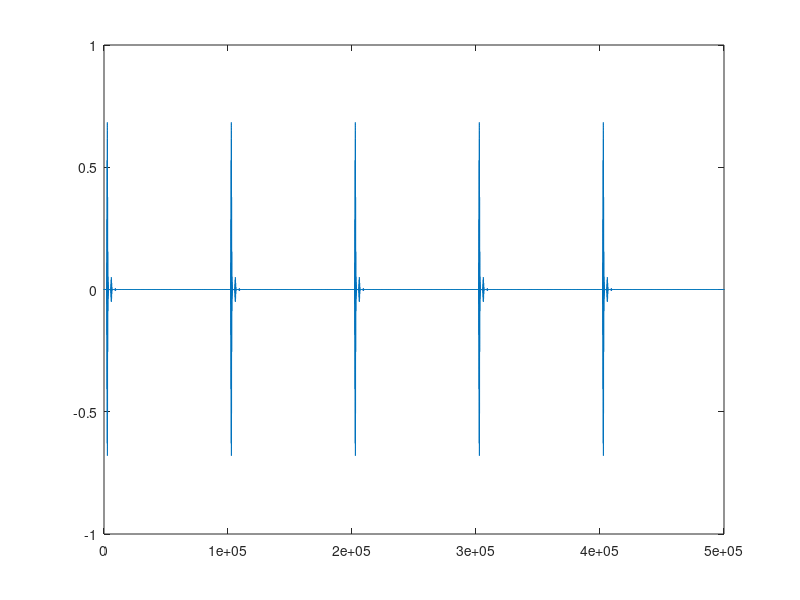
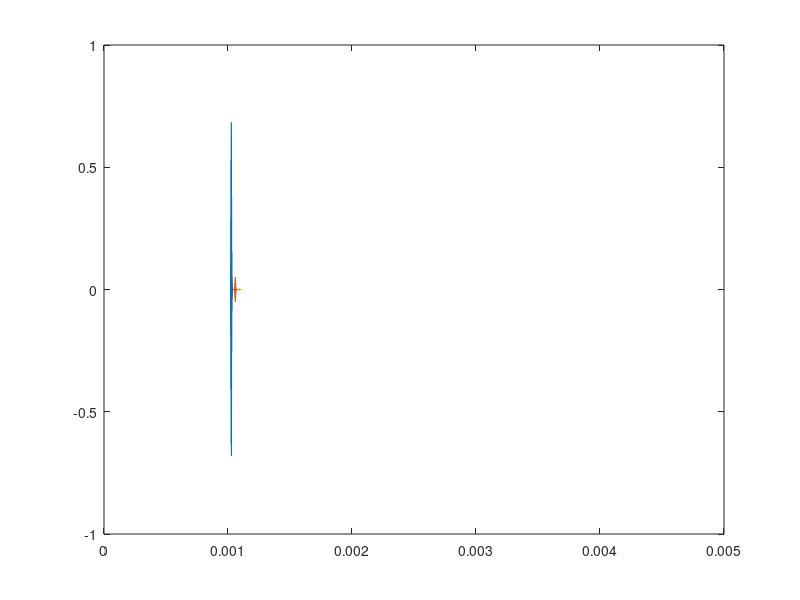

These figures' MATLAB source, in order: (Note: this script raises an error after producing the figures.)
d= load('Epoxy_1Mhz_longi.mat');
fe = d.src1.SampleFrequency;    
N = length(d.src1.Data);
temps = (0:(N-1))/fe; % tem

y = d.src1.Data;

figure;
plot(y);
%%
pulse1 = zeros(size(y));
pulse1(102006:104677)=y(102006:104677);
pulse2 = zeros(size(y));
pulse2(104677:107316)=y(104677:107316);
pulse3 = zeros(size(y));
pulse3(108298:110898)=y(108298:110898);

figure;
plot(temps,pulse1)
hold on;
plot(temps,pulse2)
plot(temps,pulse3)
e=4e-2;
freq = (-N/2:N/2-1)*(fe/N);
[data_array] = map_pulses2data(freq,{pulse1,pulse2,pulse3},e);
%%
freq = data_array{2}.freq;
vg = data_array{2}.vg;

figure;
plot(freq,vg)
xlim([0.8 1.2]*1e6)
%%
e=4e-2;
freq = (-N/2:N/2-1)*(fe/N);
[data_array] = map_pulses2data(freq,{pulse1,pulse2,pulse3},e);
figure;
hold on;
for i=1:3

    freq = data_array{i}.freq;
    vg = data_array{i}.vg;
    plot(freq,vg)
end
xlim([0.9 1.1]*1e6)
